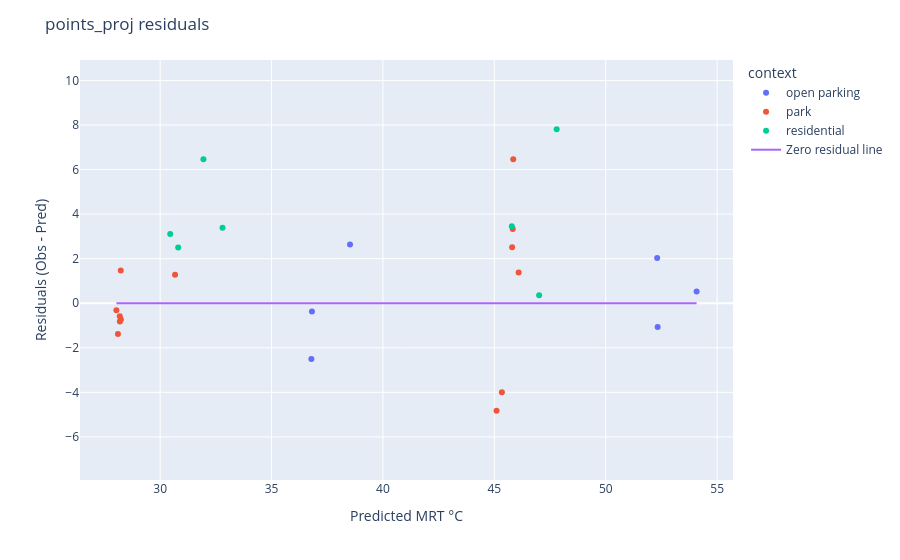

Source (notebook cell):
### Code cell
# Scatter
fig = px.scatter(
    points_proj,
    x=pred,
    y=residuals,
    color="context",
    hover_data=["TG", "TA","WIND M/S corr", "wind_mean", "condition", "Instrument", "tg_corr", "MRT"],
)

# 1:1 line
fig.add_scatter(
    x=[pred.min(), pred.max()],
    y=[0, 0],
    mode="lines",
    name="Zero residual line"
)

fig.update_layout(
    xaxis_title="Predicted MRT °C",
    yaxis_title="Residuals (Obs - Pred)",
    title="points_proj residuals"
)

fig.update_yaxes(scaleanchor="x", scaleratio=1)

fig.show()

### Figure 1 — Plotly figure (JSON) as saved in the notebook; plotly's stock layout.template omitted (floating-point values rounded to 4 significant figures)
{"data": [{"customdata": [[31.6, 29.3, 1.924, 0.47, "SHADOW", "T2 - TM-188D TENMARS ", 31.6, 36.44], [32.6, 28.7, 0.01, 0.45, "SHADOW", "T1 - Sper Scientific 800036 ", 30.51, 34.29], [38.7, 30.1, 0.6714, 0.45, "SUN", "T2 - TM-188D TENMARS ", 38.7, 54.33], [42.2, 28.9, 0.7, 0.46, "SUN", "T1 - Sper Scientific 800036 ", 36.65, 51.27], [33, 28.9, 0.01, 0.45, "SHADOW", "T2 - TM-188D TENMARS ", 33, 41.16], [39.4, 32.4, 1.696, 0.61, "SUN", "T2 - TM-188D TENMARS ", 39.4, 54.61]], "hovertemplate": "context=open parking<br>MRT_predicted=%{x}<br>y=%{y}<br>TG=%{customdata[0]}<br>TA=%{customdata[1]}<br>WIND M/S corr=%{customdata[2]}<br>wind_mean=%{customdata[3]}<br>condition=%{customdata[4]}<br>Instrument=%{customdata[5]}<br>tg_corr=%{customdata[6]}<br>MRT=%{customdata[7]}<extra></extra>", "legendgroup": "open parking", "marker": {"color": "#636efa", "symbol": "circle"}, "mode": "markers", "name": "open parking", "orientation": "v", "showlegend": true, "type": "scatter", "x": [36.81, 36.79, 52.31, 52.33, 38.52, 54.08], "xaxis": "x", "y": [-0.3725, -2.5, 2.027, -1.064, 2.636, 0.5271], "yaxis": "y"}, {"customdata": [[38, 30.7, 0.2, 0.43, "SUN", "T1 - Sper Scientific 800036 ", 33.96, 40.28], [40.9, 33, 0.8, 0.45, "SUN", "T1 - Sper Scientific 800036 ", 35.82, 41.34], [42.7, 30.2, 0.3, 0.37, "SUN", "T1 - Sper Scientific 800036 ", 36.97, 48.32], [39.6, 29.2, 0.8, 0.69, "SUN", "T1 - Sper Scientific 800036 ", 34.99, 49.16], [46.8, 34.6, 0.7, 0.34, "SUN", "T1 - Sper Scientific 800036 ", 39.59, 47.47], [34.8, 31.9, 0.1, 0.26, "SHADOW", "T1 - Sper Scientific 800036 ", 31.92, 31.95], [31.8, 30.3, 0.01, 0.13, "SHADOW", "T1 - Sper Scientific 800036 ", 30.0, 29.7], [30, 30.6, 0.01, 0.06, "SHADOW", "T1 - Sper Scientific 800036 ", 28.85, 27.72], [29.3, 30.8, 0.01, 0.03, "SHADOW", "T1 - Sper Scientific 800036 ", 28.4, 27.38], [28.9, 30.6, 0.01, 0.01, "SHADOW", "T1 - Sper Scientific 800036 ", 28.15, 27.6], [29.6, 30, 0.01, 0.08, "SHADOW", "T1 - Sper Scientific 800036 ", 28.6, 27.51], [29.7, 30.1, 0.01, 0.2, "SHADOW", "T1 - Sper Scientific 800036 ", 28.66, 26.73], [39.4, 30.4, 1.582, 0.3, "SUN", "T2 - TM-188D TENMARS ", 39.4, 52.31]], "hovertemplate": "context=park<br>MRT_predicted=%{x}<br>y=%{y}<br>TG=%{customdata[0]}<br>TA=%{customdata[1]}<br>WIND M/S corr=%{customdata[2]}<br>wind_mean=%{customdata[3]}<br>condition=%{customdata[4]}<br>Instrument=%{customdata[5]}<br>tg_corr=%{customdata[6]}<br>MRT=%{customdata[7]}<extra></extra>", "legendgroup": "park", "marker": {"color": "#EF553B", "symbol": "circle"}, "mode": "markers", "name": "park", "orientation": "v", "showlegend": true, "type": "scatter", "x": [45.1, 45.34, 45.8, 45.83, 46.09, 30.67, 28.23, 28.04, 28.19, 28.19, 28.24, 28.11, 45.85], "xaxis": "x", "y": [-4.821, -3.998, 2.517, 3.337, 1.38, 1.276, 1.465, -0.318, -0.8171, -0.5846, -0.7255, -1.38, 6.463], "yaxis": "y"}, {"customdata": [[34.4, 32.4, 0.01, 0.45, "SHADOW", "T2 - TM-188D TENMARS ", 34.4, 38.41], [38.6, 34, 0.6714, 0.46, "SUN", "T2 - TM-188D TENMARS ", 38.6, 47.36], [32.5, 30.4, 0.01, 0.35, "SHADOW", "T2 - TM-188D TENMARS ", 32.5, 36.19], [41.1, 31.5, 0.7852, 0.34, "SUN", "T2 - TM-188D TENMARS ", 41.1, 55.6], [32.5, 31.3, 0.01, 0.07, "SHADOW", "T2 - TM-188D TENMARS ", 32.5, 33.31], [43.7, 33.5, 0.01, 0.06, "SUN", "T2 - TM-188D TENMARS ", 43.7, 49.24], [33.1, 30.9, 0.01, 0.01, "SHADOW", "T2 - TM-188D TENMARS ", 33.1, 33.56]], "hovertemplate": "context=residential<br>MRT_predicted=%{x}<br>y=%{y}<br>TG=%{customdata[0]}<br>TA=%{customdata[1]}<br>WIND M/S corr=%{customdata[2]}<br>wind_mean=%{customdata[3]}<br>condition=%{customdata[4]}<br>Instrument=%{customdata[5]}<br>tg_corr=%{customdata[6]}<br>MRT=%{customdata[7]}<extra></extra>", "legendgroup": "residential", "marker": {"color": "#00cc96", "symbol": "circle"}, "mode": "markers", "name": "residential", "orientation": "v", "showlegend": true, "type": "scatter", "x": [31.94, 47.01, 32.8, 47.8, 30.81, 45.79, 30.45], "xaxis": "x", "y": [6.465, 0.3546, 3.392, 7.804, 2.504, 3.455, 3.112], "yaxis": "y"}, {"mode": "lines", "name": "Zero residual line", "type": "scatter", "x": [28.04, 54.08], "y": [0, 0]}], "layout": {"legend": {"title": {"text": "context"}, "tracegroupgap": 0}, "margin": {"t": 60}, "title": {"text": "points_proj residuals"}, "xaxis": {"anchor": "y", "domain": [0, 1], "title": {"text": "Predicted MRT °C"}}, "yaxis": {"anchor": "x", "domain": [0, 1], "scaleanchor": "x", "scaleratio": 1, "title": {"text": "Residuals (Obs - Pred)"}}}}
